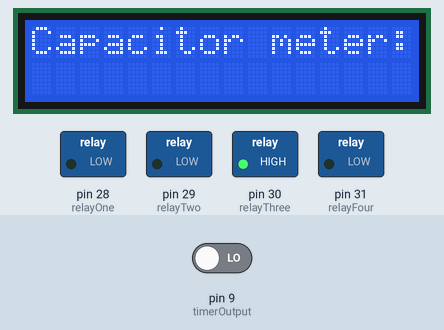
The sketch below on a simulated Arduino Mega 2560, built with avr-gcc and run on an emulated ATmega2560. Shown: 16×2 character LCD, switched loads named in the sketch (green lamp = pin HIGH). The test bench sets the inputs (shaded band); at power-on: pin 9 (timerOutput) LOW.

Above: at 0.1 s.
At 1.1 s:
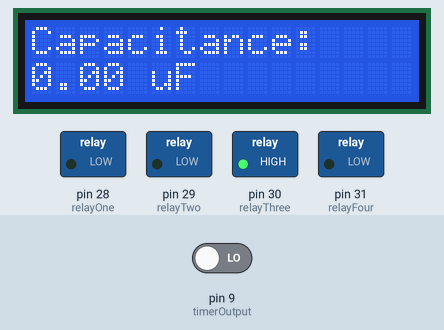
Timing chart, 0 to 2.6 s (numbered marks = the images above):
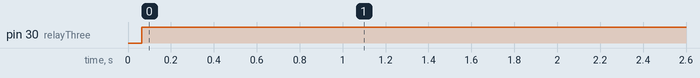

Measured:
- by itself, pin 30 (relayThree): LOW → HIGH at 0.06 s

The sketch:

capPrac2_copy_20241118125212.ino
```cpp
#include <LiquidCrystal.h>

//The following are the pins for the components connecting to the microcontroller
const int timerOutput = 9; //The pin that connects to the 555 timer output
const int relayOne = 28, relayTwo = 29, relayThree = 30, relayFour = 31; //The different pins for each of the different relays
const int rs = 3, en = 4, d4 = 24, d5 = 25, d6 = 26, d7 = 27; //The pins for the LCD screen


//The following are the resistor values used for calculating the capacitance
const float RA = 1000;
const float RB_One = 90000; //Resistor assosciated with RelayOne for 10pF to 2nF range
const float RB_Two = 400; //Resistor assosciated with RelayTwo for 22nF to 2.2uF range
const float RB_Three = 100; //Resistor assosciated with RelayThree for 3.3uF to 200uF range
const float RB_Four = 50; //Resistor assosciated with RelayFour for above 200uF range

// Variables to store time measurements
unsigned long pulseStartTime;
unsigned long pulseEndTime;
unsigned long pulseDuration;


//Calulating Variables
float selectedResistor;
float frequency;
float capacitance;


LiquidCrystal lcd(rs, en, d4, d5, d6, d7); //tells the teensy where the pins are

void setup() {
  // put your setup code here, to run once:
  pinMode(timerOutput, INPUT);
  pinMode(relayOne, OUTPUT);
  pinMode(relayTwo, OUTPUT);
  pinMode(relayThree, OUTPUT);
  pinMode(relayFour, OUTPUT);

  digitalWrite(relayOne, LOW);
  digitalWrite(relayTwo, LOW);
  digitalWrite(relayThree, LOW);
  digitalWrite(relayFour, LOW);

  lcd.begin(16, 2);
  lcd.print("Capacitor meter:");
}

void loop() {
  // put your main code here, to run repeatedly:
  // while(!isCapacitorAttached()){
  //   lcd.setCursor(0,1);
  //   lcd.print("No capacitor ");
  //   delay(2000);
  //   lcd.setCursor(0,1);
  //   lcd.print("Please insert");
  //   delay(2000);
  // }

  // selectedResistor = selectResistor(); //Essentially is the autorange
  selectedResistor = RB_Three;

  //The if statement makes sure that there is a selected resistor value before calculating the capacitance
  if(selectedResistor != -1){
    // turnRelayOn(selectedResistor); // Turns on the Relay after Range is found
    digitalWrite(relayThree, HIGH);
    pulseDuration = calcDuration(); //When Relay is turned on, determines duration of the pulse
    frequency = calculateFrequency(); //Calculates freq
    capacitance = calculateCapacitance(frequency, selectedResistor); //Calculated Capacitance after determining RB value and Freq
    displayCapacitance(capacitance); //Displays capacitance
  }
  Serial.println(selectedResistor);
  Serial.println(frequency);
  Serial.println(capacitance);

}

//This function checks to see if there is a capacitor attached
// bool isCapacitorAttached(){
//   digitalWrite(relayOne, HIGH);
//   if (digitalRead(timerOutput) == HIGH){
//     return true;
//   } else {
//     return false;
//   }
// }


//This function determined which reistor to use for the calculations aka AutoRange
// float selectResistor() {
//   digitalWrite(relayOne, HIGH);
//   delay(1); // Wait for 1 millisecond
//   pulseDuration = pulseIn(timerOutput, HIGH, 1000);
//   digitalWrite(relayOne, LOW);
//   if (pulseDuration > 0) {
//     return RB_One;
//   } else {
//     digitalWrite(relayTwo, HIGH);
//     delay(1);
//     pulseDuration = pulseIn(timerOutput, HIGH, 1000);
//     digitalWrite(relayTwo, LOW);
//       if (pulseDuration > 0) {
//         return RB_Two;
//       } else {
//         digitalWrite(relayThree, HIGH);
//         delay(1);
//         pulseDuration = pulseIn(timerOutput, HIGH, 1000);
//         digitalWrite(relayThree, LOW);
//           if (pulseDuration > 0) {
//             return RB_Three;
//           } else {
//             digitalWrite(relayFour, HIGH);
//             delay(1);
//             pulseDuration = pulseIn(timerOutput, HIGH, 1000);
//             digitalWrite(relayFour, LOW);
//             return RB_Four;
//       }
//     }
//   }
// }

//Once the range/resistor value is found, we turn on the relay and measure the pulses.
void turnRelayOn(float selectedResistor) {
  // Turn off all relays first
  digitalWrite(relayOne, LOW);
  digitalWrite(relayTwo, LOW);
  digitalWrite(relayThree, LOW);
  digitalWrite(relayFour, LOW);

  // Turn on the appropriate relay
  if (selectedResistor == RB_One){
    digitalWrite(relayOne, HIGH);
  } else if (selectedResistor == RB_Two){
    digitalWrite(relayTwo, HIGH);
  } else if (selectedResistor == RB_Three){
    digitalWrite(relayThree, HIGH);
  } else if (selectedResistor == RB_Four){
    digitalWrite(relayFour, HIGH);
  }
}

float calcDuration(){
  pulseDuration = pulseIn(timerOutput, HIGH); // Measure the pulse duration in microseconds
  return pulseDuration;
}

//This function calculates the frequency after selecting Rb and correct Relay value
float calculateFrequency() {
  frequency = 1000000.0 / pulseDuration;  // Convert microseconds to Hz
  return frequency; // Still need to determine how to add range
}

//This function calculates the capacitance after finding the frequency
float calculateCapacitance(float frequency, float secResistor) {
  float capacitance = 1.44 / (0.693 * (RA + 2 * secResistor) * frequency);
  return capacitance; // Still need to determine how to add range
}


//This function displays the capacitance on the LCD display
void displayCapacitance(float capacitance) {
  lcd.clear();
  lcd.setCursor(0, 0);
  lcd.print("Capacitance:");
  lcd.setCursor(0, 1);
  lcd.print(capacitance, 2);
  lcd.print(" uF");
}
```
